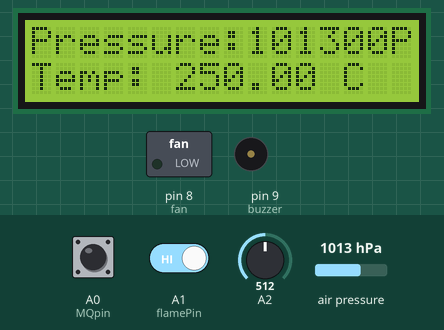
Simulated run of this sketch. Board: Arduino Uno, built with avr-gcc and run on an emulated ATmega328P. Parts: 16×2 character LCD, switched loads named in the sketch (green lamp = pin HIGH), buzzer (waves = sounding, pin HIGH). The test bench sets the inputs (shaded band); at power-on: A1 (flamePin) HIGH, air pressure 1013 hPa, A0 (MQpin) HIGH, A2 = 512. What the sketch prints to the serial monitor is not drawn.

Above: at 0.8 s.
At 6.8 s:
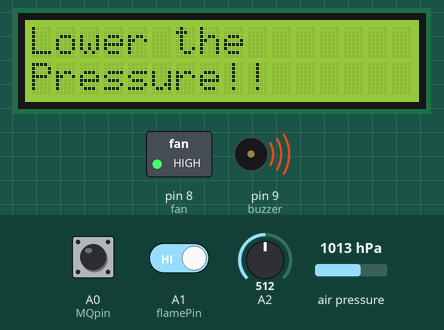
6.9 s: A1 (flamePin) driven LOW
At 9.3 s:
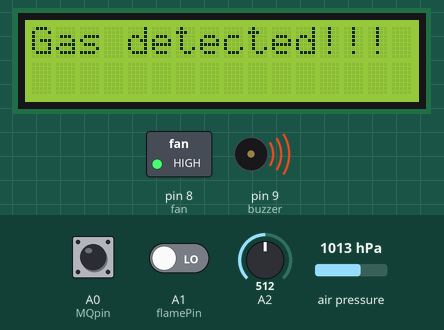
9.5 s: A1 (flamePin) driven HIGH
At 11.1 s:
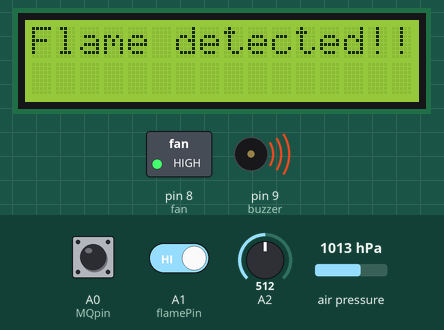
24.0 s: air pressure set to 952 hPa
Timing chart, 0 to 27.0 s (numbered marks = the images above; inputs shaded):
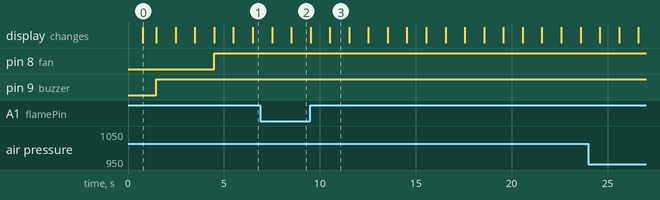

The sketch:

code_final.ino
```cpp
#include <Adafruit_BMP085.h>
Adafruit_BMP085 bmp;

#include "LiquidCrystal.h"
const int rs=12,en=11,d4=5,d5=4,d6=3,d7=2;
LiquidCrystal lcd(rs,en,d4,d5,d6,d7);

#define MQpin A0

#define flamePin A1

#define fan 8

#define buzzer 9

#include <LM35.h>
LM35 temp(A2);

void setup()
{
   Serial.begin(9600); // Open serial connection to report values to host

   pinMode(MQpin, INPUT_PULLUP);

   pinMode(flamePin, INPUT_PULLUP);

   pinMode(fan, OUTPUT);

   pinMode(buzzer, OUTPUT);

   if (!bmp.begin()) {
    Serial.println("Could not find a valid BMP085 sensor, check wiring!");
   while (1) {}
   }
   Serial.println("Starting up");

  lcd.begin(16,2);
  lcd.setCursor(0,0);
  lcd.print("CSE360");
  lcd.setCursor(0,1);
  lcd.print("Industrial Auto");
  delay(700);
  lcd.clear();
}

void loop()
{
  lcd.print("Pressure:");
  lcd.print(bmp.readPressure());
  lcd.print("Pa");

  lcd.setCursor(0,1);

  lcd.print("Temp: ");
  lcd.print(temp.cel());
  lcd.print(" C");

  delay(700);
  lcd.clear();
  Serial.println(" Pa");

  while (bmp.readPressure() > 100000 || digitalRead(MQpin) == HIGH || digitalRead(flamePin)==HIGH || temp.cel() > 30){
    if (digitalRead(MQpin) == HIGH) {
      lcd.print("Gas detected!!!");
      digitalWrite(buzzer, HIGH);
      delay(1000);
      lcd.clear();
    }

    if (bmp.readPressure() > 100000){
      lcd.print("Lower the");
      lcd.setCursor(0,1);
      lcd.print("Pressure!!");
      delay(1000);
      lcd.clear();
    }

    if (digitalRead(flamePin) == HIGH){
      lcd.print("Flame detected!!!");
      digitalWrite(buzzer, HIGH);
      delay(1000);
      lcd.clear();
    }

    if (temp.cel() > 30){
      digitalWrite(fan, HIGH);
      lcd.print("Fanning out the");
      lcd.setCursor(0,1);
      lcd.print("hot air!!!");
      delay(1000);
      lcd.clear();
    }
  }

  digitalWrite(fan, LOW);
  digitalWrite(buzzer, LOW);

}
```

Measured:
- after the input at 9.5 s, the display: first differs from a run without the input after 1.0 s (image 3)
- what the display in image 0 shows lasts 0.7 s, from 0.8 s to 1.5 s
- what the display in image 3 shows lasts 1.0 s, from 10.5 s to 11.5 s
